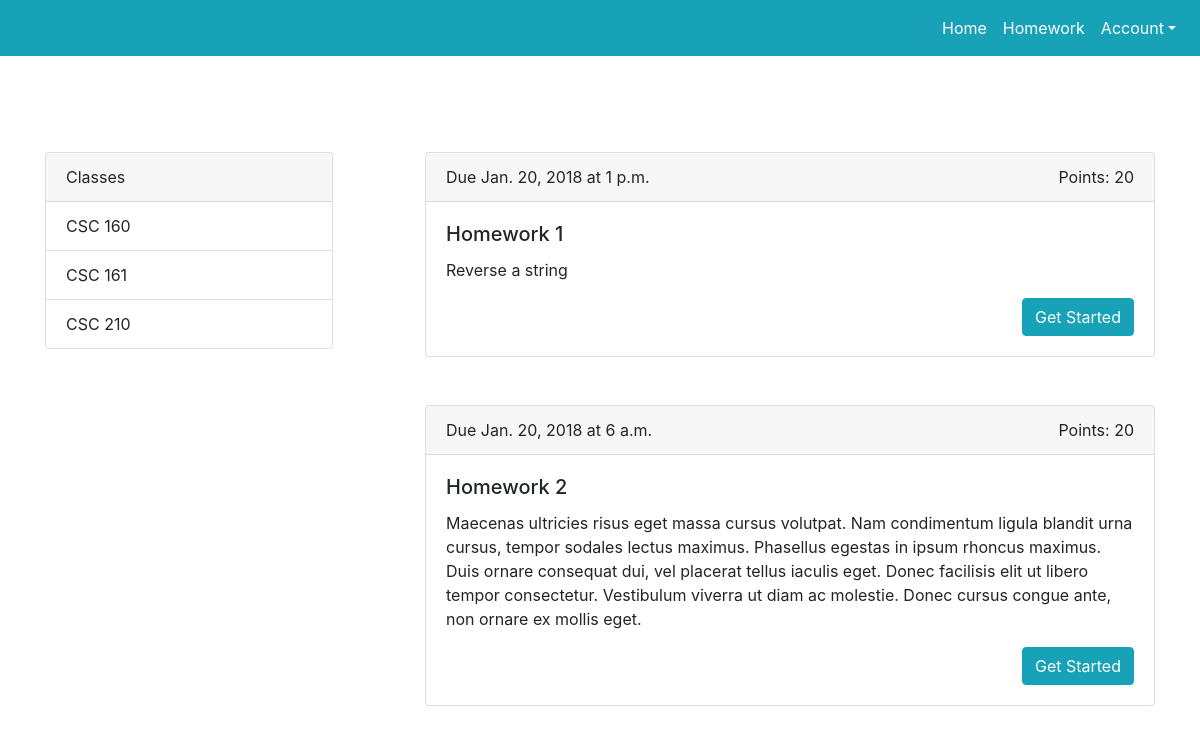
The app's page /homework/, older data.
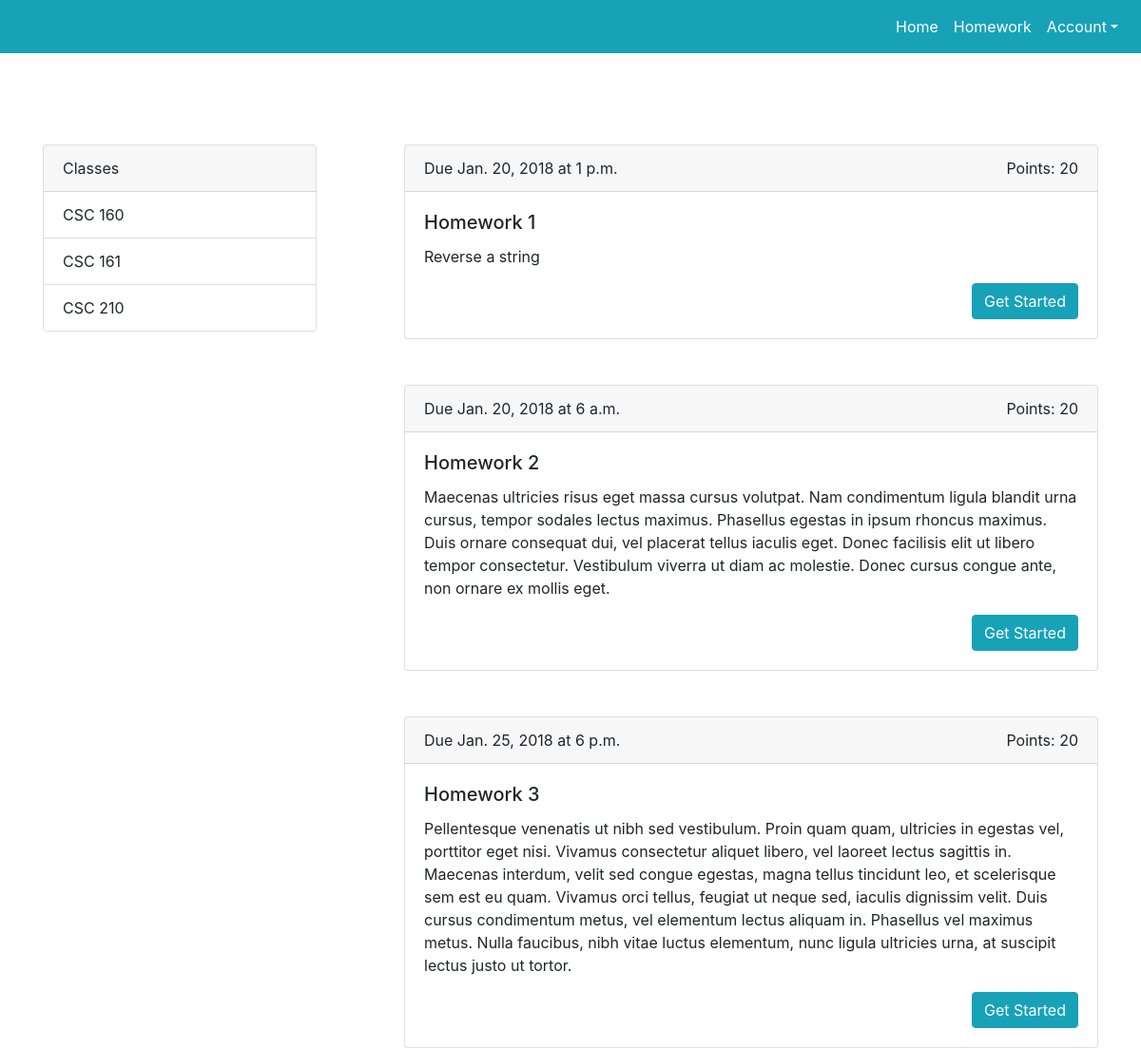
The same page, newer data.
### mainapp/models.py (models this page shows, shortened)
class Assignment(models.Model):
    title = models.CharField(max_length=128, unique=True)
    points = models.IntegerField(default=0)
    description = models.TextField()
    date = models.DateField()
    time = models.TimeField()
    slug = models.SlugField(unique=True)

### mainapp/views.py (the view)
def hw(request):
    assignment_list = Assignment.objects.all()
    context_dict = {'assignments': assignment_list}
    return render(request, 'mainapp/homework.html', context_dict)

### templates/mainapp/homework.html (shortened to what this page needs)
<!DOCTYPE html>
{% load staticfiles %}
<html lang="en">
  <head>
    <link rel="stylesheet" href="https://maxcdn.bootstrapcdn.com/bootstrap/4.0.0-beta.3/css/bootstrap.min.css">
  </head>
  <body>
      <nav class="bg-info navbar navbar-expand-lg navbar-light justify-content-end">
          <div class="navbar-nav">
            <a class="text-white nav-item nav-link active" href="#">Home <span class="sr-only">(current)</span></a>
            <a class="text-white nav-item nav-link" href="#">Homework</a>
            <a class="text-white nav-item nav-link dropdown-toggle" href="#">Account</a>
          </div>
      </nav>
      <div class="container pt-5">
          <div class="row justify-content-between">
              <div class="col-md-auto mt-5">
                  <div class="card" style="width: 18rem;">
                      <div class="card-header">
                          Classes
                      </div>
                      <ul class="list-group list-group-flush">
                          <li class="list-group-item">CSC 160</li>
                          <li class="list-group-item">CSC 161</li>
                          <li class="list-group-item">CSC 210</li>
                      </ul>
                  </div>
              </div>
              <div class="col col-lg-8">
                  {% if assignments %}
                  {% for assignment in assignments %}
                      <div class="card mt-5">
                          <div class="card-header">
                              <div>
                                  Due {{ assignment.date }} at {{ assignment.time }}
                                  <div class="float-right">
                                      Points: {{ assignment.points }}
                                  </div>
                              </div>
                          </div>
                          <div class="card-body">
                              <h5 class="card-title">{{ assignment.title }}</h5>
                              <p class="card-text">{{ assignment.description }}</p>
                              <a href="{{ assignment.slug }}" class="btn btn-primary float-right btn-info">Get Started</a>
                          </div>
                      </div>
                  {% endfor %}
              </div>
          </div>
          {% else %}
          <div class="display-3 text-center mt-4"> Homework will be posted momentarily </div>
          {% endif %}
        </div>
</body>
</html>

Row changes from the older to the newer data that the page shows:
added Assignment: date "Jan. 25, 2018", time "6 p.m.", points "20", title "Homework 3", description "Pellentesque venenatis ut nibh sed vestibulum. Proin quam quam, ultricies in egestas vel, porttitor eget nisi. Vivamus consectetur aliquet libero, vel laoreet lectus sagittis in. Maecenas interdum, velit sed congue egestas, magna tellus tincidunt leo, et scelerisque sem est eu quam. Vivamus orci tellus, feugiat ut neque sed, iaculis dignissim velit. Duis cursus condimentum metus, vel elementum lectus aliquam in. Phasellus vel maximus metus. Nulla faucibus, nibh vitae luctus elementum, nunc ligula ultricies urna, at suscipit lectus justo ut tortor."
